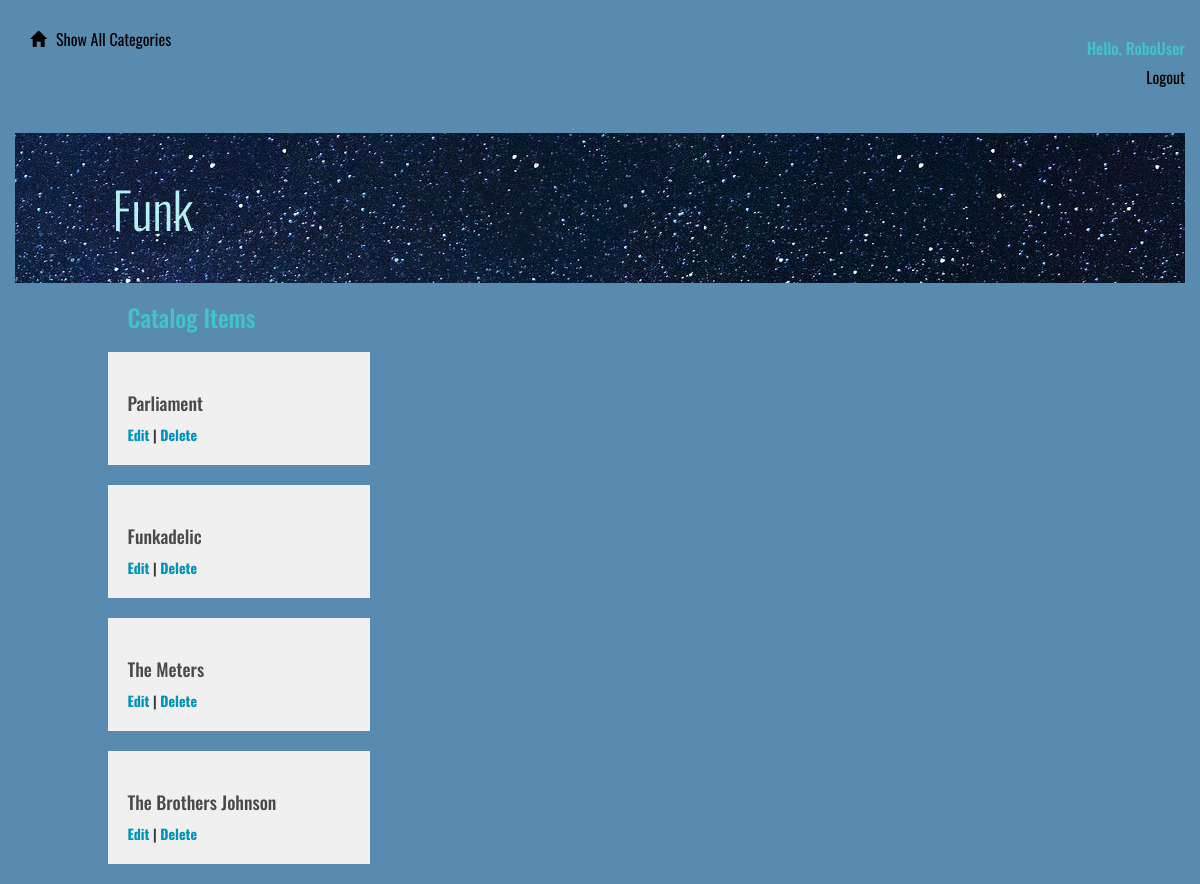
The page /catalog/Funk/items (signed in) on the database its author committed.
### models.py (models this page shows, shortened)
class User(Base):
    __tablename__ = 'user'
    id = Column(Integer, primary_key=True)
    username = Column(String(32), index=True)
    picture = Column(String)
    email = Column(String)
    password_hash = Column(String(64))

class Category(Base):
    __tablename__ = 'category'
    id = Column(Integer, primary_key=True)
    name = Column(String(250), nullable=False)
    user_id = Column(Integer, ForeignKey('user.id'))
    user = relationship(User)

class CatalogItem(Base):
    __tablename__ = 'catalog_item'
    name = Column(String(80), nullable=False)
    id = Column(Integer, primary_key=True)
    description = Column(String(1000))
    category_id = Column(Integer, ForeignKey('category.id'))
    category = relationship(Category)
    user_id = Column(Integer, ForeignKey('user.id'))
    user = relationship(User)

### application.py (the view)
@app.route('/catalog/<string:category>/items')
def showItemsInCategory(category):
    category_obj = session.query(Category).filter_by(name=category).one()
    items = session.query(CatalogItem).filter_by(
        category_id=category_obj.id).all()
    return render_template('catalog.html', category=category_obj, items=items,
                           session=login_session)

### templates/catalog.html (shortened to what this page needs)
{% extends "main.html" %}
{% block content %}
{% include "header.html" %}
	<div class="row divider green">
		<div class="col-md-12"></div>
	</div>
	<div class="row banner menu">
		<div class="col-md-11 col-md-offset-1 padding-none">
			<a href="{{url_for('showItemsInCategory', category = category.name)}}">
				<h1>{{category.name}}</h1>
			</a>
		</div>
	</div>
	{% if items !=[] %}
		<div class="row">
			<div class="col-md-1"></div>
			<div class="col-md-3">
				<h2>Catalog Items</h2>
					{% for item in items %}
						<div class="catalog-item">
							<a href='{{url_for('viewCatalogItem', category=category.name, item=item.name )}}'><h3>{{item.name}}</h3></a>
							 {%if item.user.username == session['username'] %}
							<a href='{{url_for('editCatalogItem', item=item.name ) }}'>Edit</a> |
							<a href='{{url_for('deleteItem', item=item.name ) }}'>Delete</a>
							{% endif %}
						</div>
					{% endfor %}
			</div>
			<div class="col-md-1"></div>
		</div>
	{% endif %}
{% endblock %}

### templates/header.html
<div class="row top-menu">
	<div class="col-md-6">
		<a href="{{url_for('showCatalog')}}">
			<span class="glyphicon glyphicon-home" aria-hidden="true"></span>Show All Categories
		</a>
	</div>
	<div class="col-md-6 text-right">
		{%if 'username' not in session %}
		<a href="{{url_for('showLogin')}}">Click Here to Login </a>
		{% else %}
		<div class="row">
			<h4>Hello, {{session['username']}}</h4>
			<a href="{{url_for('disconnect')}}">Logout </a>
		</div>
		{% endif %}
	</div>
</div>

### static/styles.css (style rules this page uses)
* { font-family: "Oswald", sans-serif; font-weight: 700; }
body { background-color: rgb(88, 139, 175); }
h1 { font-family: "Oswald", sans-serif; font-size: 50px; color: rgb(183, 240, 243); line-height: 60px; font-weight: 300; }
h2 { font-size: 24px; color: #42C3C9; line-height: 29px; }
h3 { font-size: 18px; color: #4A4A4A; line-height: 23px; }
h4 { font-size: 16px; color: #42C3C9; }
a { font-size: 14px; color: #0093B9; line-height: 17px; }
.padding-none { padding: 0; }
.glyphicon { margin-right: 10px; }
.top-menu { padding-top: 30px; padding-bottom: 30px; }
.top-menu a { margin-bottom: 0; line-height: 16px; font-size: 16px; color: #000000; font-weight: 400; }
.divider { height: 15px; }
.banner.menu { height: 150px; background: url("/static/milky-way.jpg"); }
.banner h1 { margin: 45px 0; }
.catalog-item { background: #F0F0F0; padding: 20px; margin: 20px; margin-left: -20px; }

### rows shown on the page
User: username "RoboUser"
Category: name "Funk"
CatalogItem: name "Parliament"
CatalogItem: name "Funkadelic"
CatalogItem: name "The Meters"
CatalogItem: name "The Brothers Johnson"
